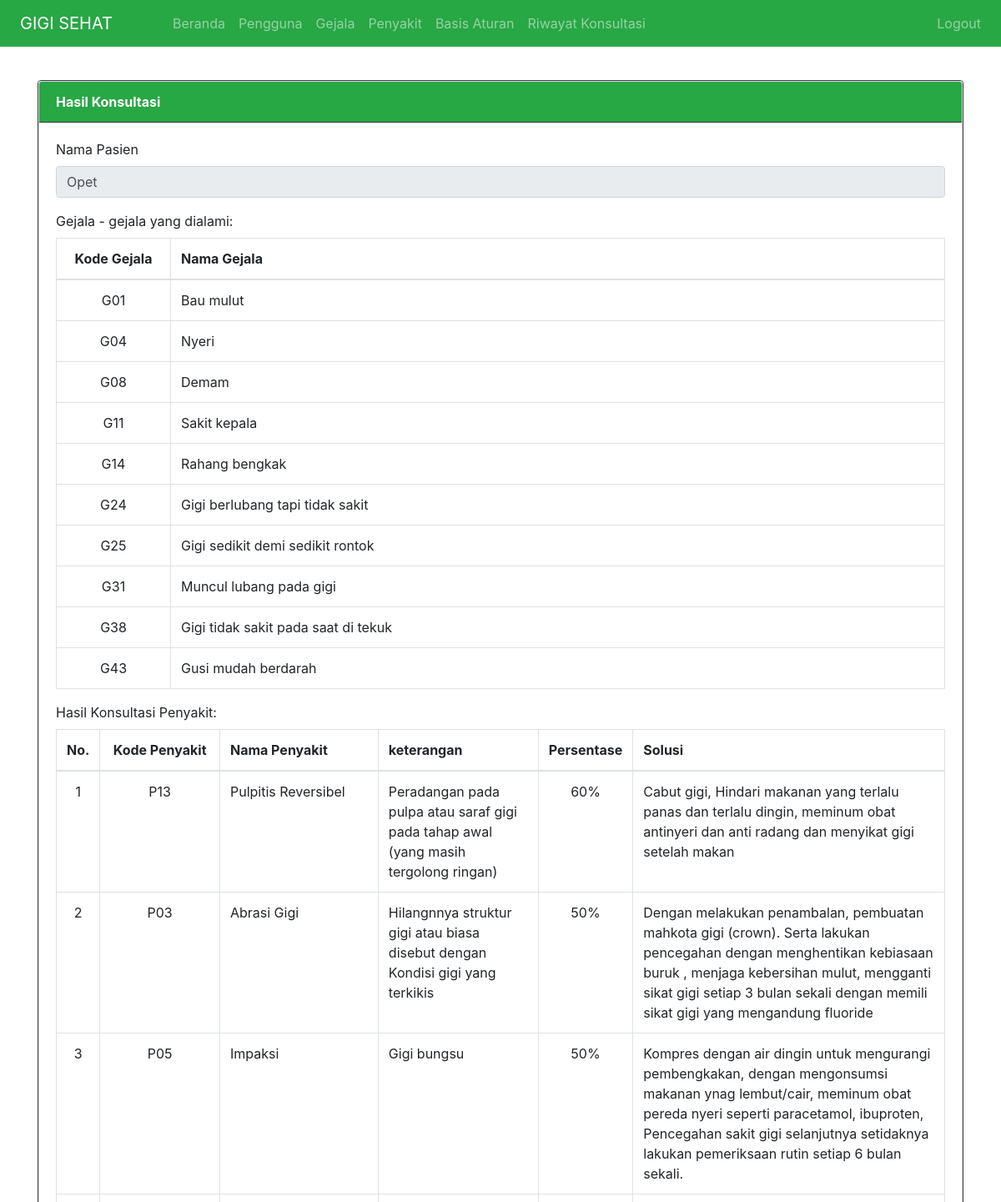
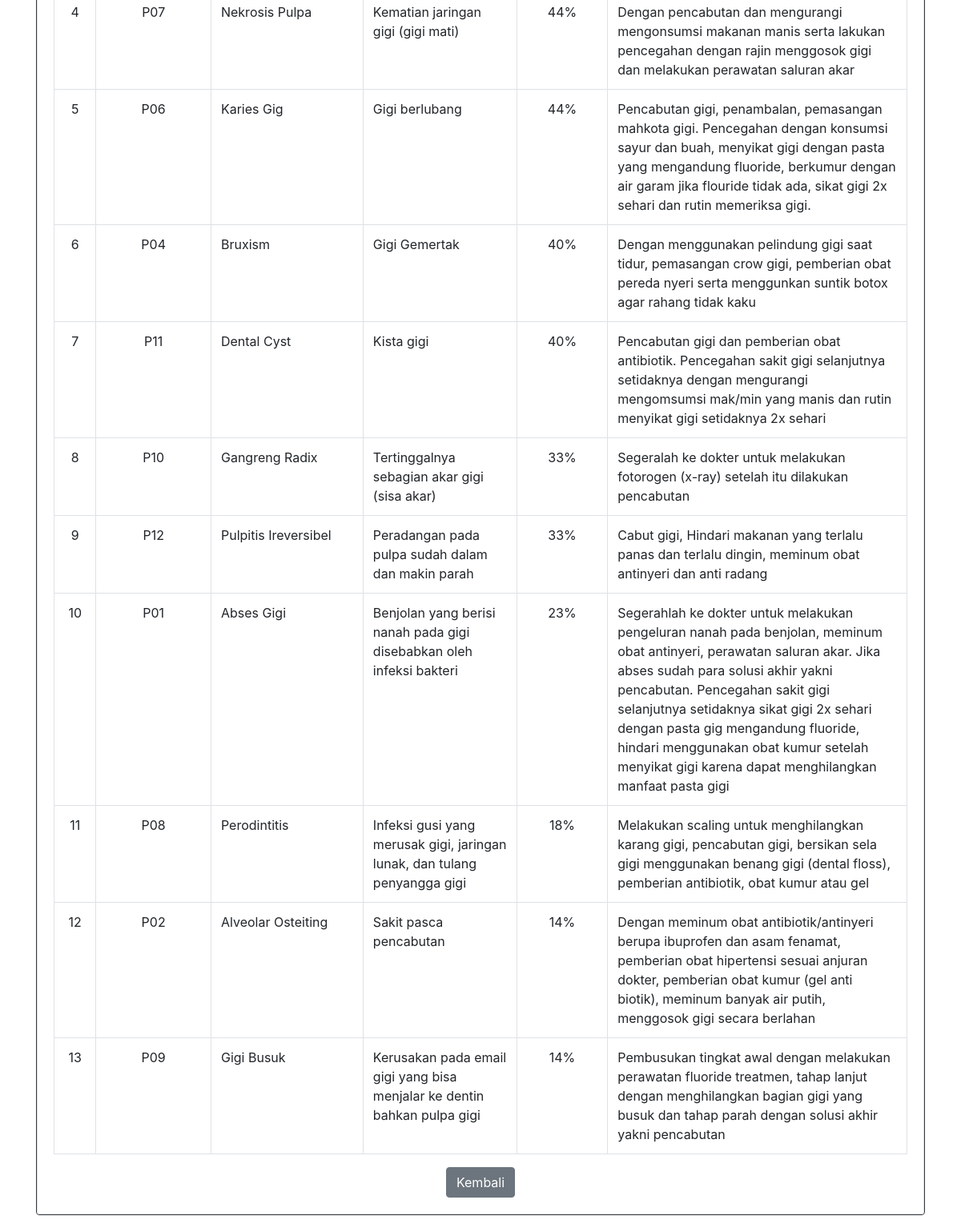
/index.php?page=riwayat_konsultasi&action=detail&id=1 (signed in), run on the app's committed database (2 pictures, top to bottom).
### tables this page shows
CREATE TABLE `konsultasi` (
  `idkonsultasi` int NOT NULL,
  `tanggal` date DEFAULT NULL,
  `nama` varchar(50) DEFAULT NULL
);

CREATE TABLE `detail_konsultasi` (
  `idkonsultasi` int DEFAULT NULL,
  `idgejala` int DEFAULT NULL
);

CREATE TABLE `gejala` (
  `idgejala` int NOT NULL,
  `kode_gejala` varchar(3) NOT NULL,
  `nmgejala` varchar(200) DEFAULT NULL
);

CREATE TABLE `detail_penyakit` (
  `idkonsultasi` int DEFAULT NULL,
  `idpenyakit` int DEFAULT NULL,
  `persentase` tinyint DEFAULT NULL
);

CREATE TABLE `penyakit` (
  `idpenyakit` int NOT NULL,
  `kode_penyakit` varchar(3) NOT NULL,
  `nmpenyakit` varchar(50) DEFAULT NULL,
  `keterangan` text,
  `solusi` text
);

### views/konsultasi/detail_riwayat_konsultasi.php (the view, shortened to what this page needs)
<?php
$idkonsultasi = $_GET['id'];
$sql = "SELECT * FROM konsultasi WHERE idkonsultasi='$idkonsultasi'";
$result = $koneksi->query($sql);
$row = $result->fetch_assoc();
?>
<!DOCTYPE html>
<html lang="en">
<head>
</head>
<body>
    <div class="row mb-5">
        <div class="col-sm-12">
            <form action="" method="POST">
                <div class="card border-dark">
                    <div class="card">
                        <div class="card-header bg-success text-white border-dark"><strong>Hasil Konsultasi</strong></div>
                        <div class="card-body">
                            <div class="form-group">
                                <label for="nama">Nama Pasien</label>
                                <input type="text" class="form-control" value="<?php echo $row['nama'] ?>" name="nama" id="nama" readonly>
                            </div>
                            <label for="Gejala">Gejala - gejala yang dialami: </label>
                            <table class="table table-bordered">
                                <thead>
                                    <tr>
                                        <th width="30px" class="text-center">Kode Gejala</th>
                                        <th width="500px">Nama Gejala</th>
                                    </tr>
                                </thead>
                                <tbody>
                                    <?php
                                    $sql = "SELECT * FROM detail_konsultasi INNER JOIN gejala ON detail_konsultasi.idgejala = gejala.idgejala WHERE detail_konsultasi.idkonsultasi='$idkonsultasi'";
                                    $result = $koneksi->query($sql);
                                    while ($row = $result->fetch_assoc()) {
                                    ?>
                                        <tr>
                                            <td class="text-center"><?php echo $row['kode_gejala']; ?></td>
                                            <td><?php echo $row['nmgejala']; ?></td>
                                        </tr>
                                    <?php
                                    }
                                    ?>
                                </tbody>
                            </table>
                            <label for="Gejala">Hasil Konsultasi Penyakit: </label>
                            <table class="table table-bordered">
                                <thead>
                                    <tr>
                                        <th width="30px" class="text-center">No.</th>
                                        <th width="150px" class="text-center">Kode Penyakit</th>
                                        <th width="200px">Nama Penyakit</th>
                                        <th width="200px">keterangan</th>
                                        <th width="30px" class="text-center">Persentase</th>
                                        <th width="400px">Solusi</th>
                                    </tr>
                                </thead>
                                <tbody>
                                    <?php
                                    $no = 1;
                                    $sql = "SELECT * FROM detail_penyakit INNER JOIN penyakit ON detail_penyakit.idpenyakit = penyakit.idpenyakit WHERE idkonsultasi='$idkonsultasi' ORDER  BY persentase DESC";
                                    $result = $koneksi->query($sql);
                                    while ($row = $result->fetch_assoc()) {
                                    ?>
                                        <tr>
                                            <td class="text-center"><?php echo $no++; ?></td>
                                            <td class="text-center"><?php echo $row['kode_penyakit']; ?></td>
                                            <td><?php echo $row['nmpenyakit']; ?></td>
                                            <td><?php echo $row['keterangan']; ?></td>
                                            <td class="text-center"><?php echo $row['persentase'] . '%'; ?></td>
                                            <td><?php echo $row['solusi']; ?></td>
                                        </tr>
                                    <?php
                                    }
                                    ?>
                                </tbody>
                            </table>
                            <div class="text-center">
                                <a class="btn btn-secondary" href="?page=riwayat_konsultasi">Kembali</a>
                            </div>
                        </div>
                    </div>
            </form>
        </div>
    </div>
</body>
</html>

### data on the page
konsultasi: nama "Opet"
detail_konsultasi: idgejala.kode_gejala "G01", idgejala.nmgejala "Bau mulut"
detail_konsultasi: idgejala.kode_gejala "G04", idgejala.nmgejala "Nyeri"
detail_konsultasi: idgejala.kode_gejala "G08", idgejala.nmgejala "Demam"
detail_konsultasi: idgejala.kode_gejala "G11", idgejala.nmgejala "Sakit kepala"
detail_konsultasi: idgejala.kode_gejala "G14", idgejala.nmgejala "Rahang bengkak"
detail_konsultasi: idgejala.kode_gejala "G24", idgejala.nmgejala "Gigi berlubang tapi tidak sakit"
detail_konsultasi: idgejala.kode_gejala "G25", idgejala.nmgejala "Gigi sedikit demi sedikit rontok"
detail_konsultasi: idgejala.kode_gejala "G31", idgejala.nmgejala "Muncul lubang pada gigi"
detail_konsultasi: idgejala.kode_gejala "G38", idgejala.nmgejala "Gigi tidak sakit pada saat di tekuk"
detail_konsultasi: idgejala.kode_gejala "G43", idgejala.nmgejala "Gusi mudah berdarah"
detail_penyakit: idpenyakit.kode_penyakit "P13", idpenyakit.nmpenyakit "Pulpitis Reversibel", idpenyakit.keterangan "Peradangan pada pulpa atau saraf gigi pada tahap awal (yang masih tergolong ringan)", persentase "60", idpenyakit.solusi "Cabut gigi, Hindari makanan yang terlalu panas dan terlalu dingin, meminum obat antinyeri dan anti radang dan menyikat gigi setelah makan"
detail_penyakit: idpenyakit.kode_penyakit "P03", idpenyakit.nmpenyakit "Abrasi Gigi", idpenyakit.keterangan "Hilangnnya struktur gigi atau biasa disebut dengan Kondisi gigi yang terkikis", persentase "50", idpenyakit.solusi "Dengan melakukan penambalan, pembuatan mahkota gigi (crown). Serta lakukan pencegahan dengan menghentikan kebiasaan buruk , menjaga kebersihan mulut, mengganti sikat gigi setiap 3 bulan sekali dengan memili sikat gigi yang mengandung fluoride"
detail_penyakit: idpenyakit.kode_penyakit "P05", idpenyakit.nmpenyakit "Impaksi", idpenyakit.keterangan "Gigi bungsu", persentase "50", idpenyakit.solusi "Kompres dengan air dingin untuk mengurangi pembengkakan, dengan mengonsumsi makanan ynag lembut/cair, meminum obat pereda nyeri seperti paracetamol, ibuproten, Pencegahan sakit gigi selanjutnya setidaknya lakukan pemeriksaan rutin setiap 6 bulan sekali."
detail_penyakit: idpenyakit.kode_penyakit "P07", idpenyakit.nmpenyakit "Nekrosis Pulpa", idpenyakit.keterangan "Kematian jaringan gigi (gigi mati)", persentase "44", idpenyakit.solusi "Dengan pencabutan dan mengurangi mengonsumsi makanan manis serta lakukan pencegahan dengan rajin menggosok gigi dan melakukan perawatan saluran akar"
detail_penyakit: idpenyakit.kode_penyakit "P06", idpenyakit.nmpenyakit "Karies Gig", idpenyakit.keterangan "Gigi berlubang", persentase "44", idpenyakit.solusi "Pencabutan gigi, penambalan, pemasangan mahkota gigi. Pencegahan dengan konsumsi sayur dan buah, menyikat gigi dengan pasta yang mengandung fluoride, berkumur dengan air garam jika flouride tidak ada, sikat gigi 2x sehari dan rutin memeriksa gigi."
detail_penyakit: idpenyakit.kode_penyakit "P04", idpenyakit.nmpenyakit "Bruxism", idpenyakit.keterangan "Gigi Gemertak", persentase "40", idpenyakit.solusi "Dengan menggunakan pelindung gigi saat tidur, pemasangan crow gigi, pemberian obat pereda nyeri serta menggunkan suntik botox agar rahang tidak kaku"
detail_penyakit: idpenyakit.kode_penyakit "P11", idpenyakit.nmpenyakit "Dental Cyst", idpenyakit.keterangan "Kista gigi", persentase "40", idpenyakit.solusi "Pencabutan gigi dan pemberian obat antibiotik. Pencegahan sakit gigi selanjutnya setidaknya dengan mengurangi mengomsumsi mak/min yang manis dan rutin menyikat gigi setidaknya 2x sehari"
detail_penyakit: idpenyakit.kode_penyakit "P10", idpenyakit.nmpenyakit "Gangreng Radix", idpenyakit.keterangan "Tertinggalnya sebagian akar gigi (sisa akar)", persentase "33", idpenyakit.solusi "Segeralah ke dokter untuk melakukan fotorogen (x-ray) setelah itu dilakukan pencabutan"
detail_penyakit: idpenyakit.kode_penyakit "P12", idpenyakit.nmpenyakit "Pulpitis Ireversibel", idpenyakit.keterangan "Peradangan pada pulpa sudah dalam dan makin parah", persentase "33", idpenyakit.solusi "Cabut gigi, Hindari makanan yang terlalu panas dan terlalu dingin, meminum obat antinyeri dan anti radang"
detail_penyakit: idpenyakit.kode_penyakit "P01", idpenyakit.nmpenyakit "Abses Gigi", idpenyakit.keterangan "Benjolan yang berisi nanah pada gigi disebabkan oleh infeksi bakteri", persentase "23", idpenyakit.solusi "Segerahlah ke dokter untuk melakukan pengeluran nanah pada benjolan, meminum obat antinyeri, perawatan saluran akar. Jika abses sudah para solusi akhir yakni pencabutan. Pencegahan sakit gigi selanjutnya setidaknya sikat gigi 2x sehari dengan pasta gig mengandung fluoride, hindari menggunakan obat kumur setelah menyikat gigi karena dapat menghilangkan manfaat pasta gigi"
detail_penyakit: idpenyakit.kode_penyakit "P08", idpenyakit.nmpenyakit "Perodintitis", idpenyakit.keterangan "Infeksi gusi yang merusak gigi, jaringan lunak, dan tulang penyangga gigi", persentase "18", idpenyakit.solusi "Melakukan scaling untuk menghilangkan karang gigi, pencabutan gigi, bersikan sela gigi menggunakan benang gigi (dental floss), pemberian antibiotik, obat kumur atau gel"
detail_penyakit: idpenyakit.kode_penyakit "P02", idpenyakit.nmpenyakit "Alveolar Osteiting", idpenyakit.keterangan "Sakit pasca pencabutan", persentase "14", idpenyakit.solusi "Dengan meminum obat antibiotik/antinyeri berupa ibuprofen dan asam fenamat, pemberian obat hipertensi sesuai anjuran dokter, pemberian obat kumur (gel anti biotik), meminum banyak air putih, menggosok gigi secara berlahan"
detail_penyakit: idpenyakit.kode_penyakit "P09", idpenyakit.nmpenyakit "Gigi Busuk", idpenyakit.keterangan "Kerusakan pada email gigi yang bisa menjalar ke dentin bahkan pulpa gigi", persentase "14", idpenyakit.solusi "Pembusukan tingkat awal dengan melakukan perawatan fluoride treatmen, tahap lanjut dengan menghilangkan bagian gigi yang busuk dan tahap parah dengan solusi akhir yakni pencabutan"
